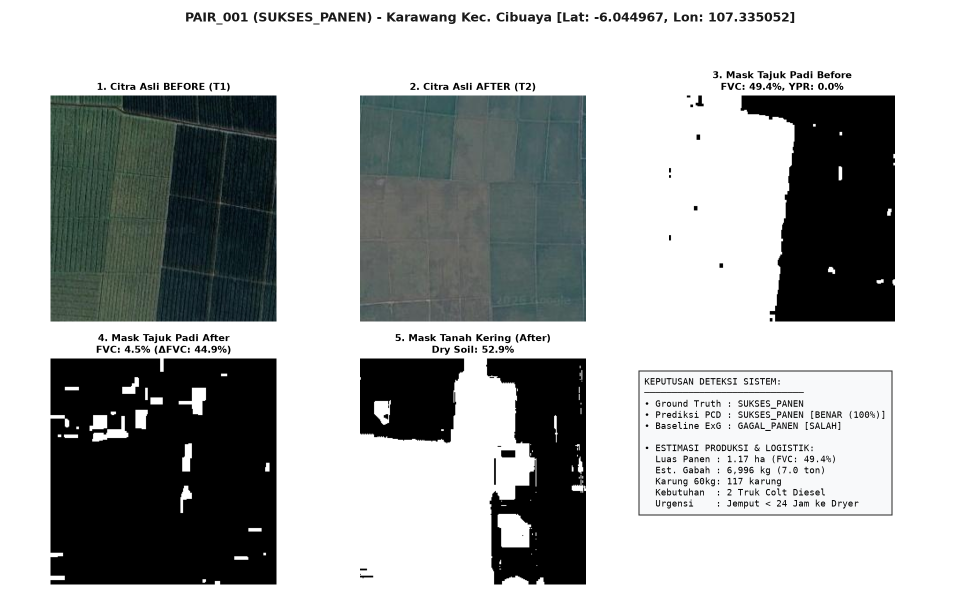
#> input picture results/detail_pemrosesan_50_pasang/PAIR_001_detail_pemrosesan.png, 1960 x 1190 px, given in place of PAIR_001_BEFORE.jpg, which was not available (shown at 1/2 size)
$ python generate_all_50_process_cards.py
#> lines starting #> are read from the running program, lines starting #| are printed output that depends on the picture; after the words box and inside, x2 and y2 are one past the last pixel; in counts of white or black regions, pixels touching at a corner belong together
#> (reads dataset/metadata.json from the repository)
#> in main, img_b is the input picture: shape (1190, 1960, 3); mean B, G, R 176, 176.5, 173.7
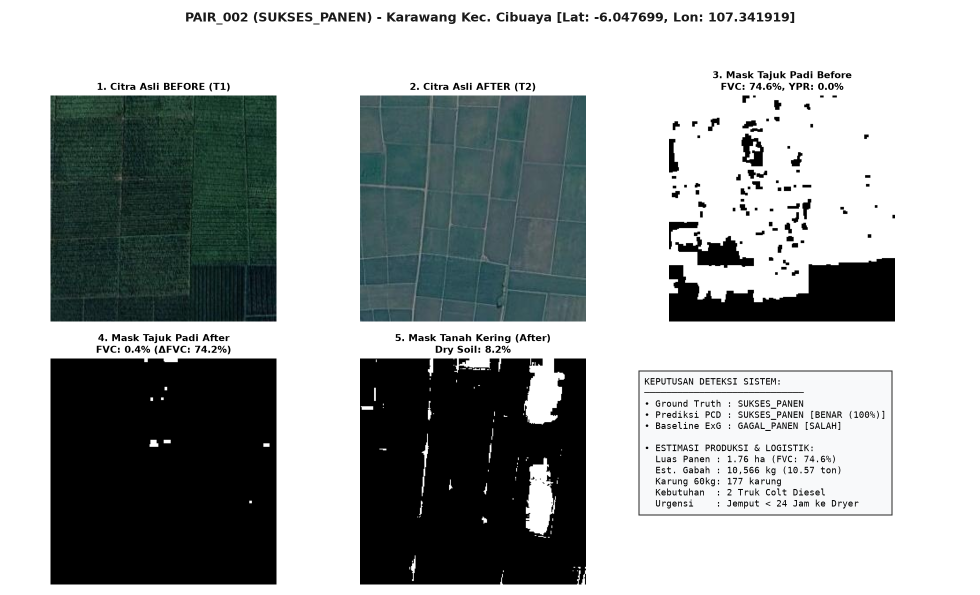
#> input picture results/detail_pemrosesan_50_pasang/PAIR_002_detail_pemrosesan.png, 1960 x 1190 px, given in place of PAIR_001_AFTER.jpg, which was not available (shown at 1/2 size)
#> in main, img_a is the input picture: shape (1190, 1960, 3); mean B, G, R 169.7, 170, 165.5
### src/pcd_pipeline.py
import cv2
import numpy as np
import math

class PCDPipeline:
    # Konstanta Standar Spasial Satelit Zoom 18 & Agronomi BPS Pantura Jabar
    PLOT_AREA_HA = 2.36  # Luas 1 tile satelit Zoom 18 (256x256 px * (0.6m)^2 = 23,593 m2 = 2.36 ha)
    BPS_PRODUCTIVITY_KG_HA = 6000.0  # Rata-rata produktivitas padi sawah irigasi Karawang-Indramayu: 6,0 ton/ha
    TRUCK_CAPACITY_KG = 6000.0  # Daya angkut truk Colt Diesel pedesaan: 6 ton (6.000 kg)
    SACK_CAPACITY_KG = 60.0  # Bobot rata-rata 1 karung gabah basah: 60 kg

    def __init__(self):
        # Morphological kernels
        self.kernel_3x3 = cv2.getStructuringElement(cv2.MORPH_RECT, (3, 3))
        self.clahe = cv2.createCLAHE(clipLimit=2.5, tileGridSize=(8, 8))

    def calculate_yield_and_logistics(self, fvc, ypr, pred_class):
        """
        Formula Konversi Deterministik PCD:
        Mengonversi Kepadatan Kanopi (FVC) menjadi Luas Panen Bersih,
        Estimasi Hasil Produksi Gabah (Kg/Ton), serta Alokasi Truk (< 24 Jam).
        """
        if pred_class == "SUKSES_PANEN":
            net_area_ha = round(float(fvc) * self.PLOT_AREA_HA, 3)
            yield_kg = int(round(net_area_ha * self.BPS_PRODUCTIVITY_KG_HA))
            yield_ton = round(yield_kg / 1000.0, 2)
            sacks_count = int(math.ceil(yield_kg / self.SACK_CAPACITY_KG))
            trucks_count = int(math.ceil(yield_kg / self.TRUCK_CAPACITY_KG))
            action_desc = f"SIAP JEMPUT: {trucks_count} Truk Colt Diesel ke Dryer (< 24 Jam)"
        else:
            net_area_ha = 0.0
            yield_kg = 0
            yield_ton = 0.0
            sacks_count = 0
            trucks_count = 0
            action_desc = "PUSO / BATALKAN TRUK: Terbitkan Tiket Klaim Asuransi AUTP"

        return {
            "net_area_ha": net_area_ha,
            "yield_kg": yield_kg,
            "yield_ton": yield_ton,
            "sacks_count": sacks_count,
            "trucks_count": trucks_count,
            "action_desc": action_desc
        }

    # ==========================================
    # METODE B: METODE USULAN KITA (PROPOSED)
    # (HSV + CLAHE pada Kanal V + Soil-Water Masking)
    # ==========================================
    # [11 lines left out: function preprocess_proposed, not called in this run]

    def create_soil_water_mask(self, hsv_norm, v_raw=None, s_raw=None):
        """
        Menyaring piksel untuk mengambil MURNI tajuk tanaman padi
        dan membuang lumpur basah, air banjir, serta silau air:
        1. Buang silau air: S < 35 dan V > 215
        2. Buang air keruh & lumpur basah gelap: V_raw <= 65
        3. Isolasi tanaman padi: Kuning Emas (H >= 18) hingga Hijau Segar (H <= 85)
           dengan saturasi pigmen cukup (S >= 35, V >= 45)
        4. Operasi Morfologi Opening (bersihkan noise) & Closing (tutup lubang daun)
        """
        h, s, v = cv2.split(hsv_norm)
        if v_raw is None:
            v_raw = v
        if s_raw is None:
            s_raw = s

        # Masking tanaman padi aktif (Kuning Emas sampai Hijau Segar, skala satelit Zoom 18)
        crop_mask = ((h >= 18) & (h <= 85) & (s >= 35) & (v >= 45)).astype(np.uint8) * 255
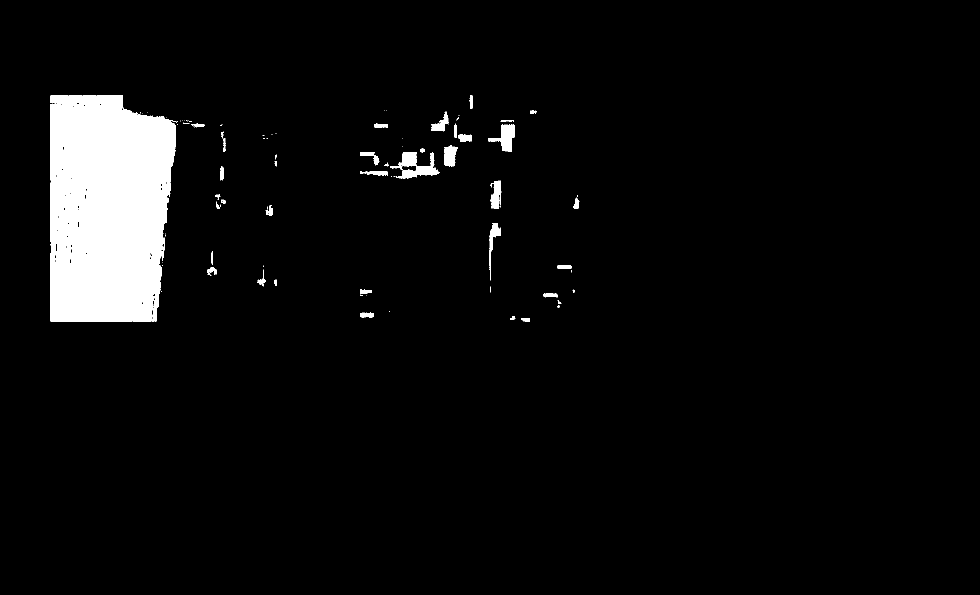
#> crop_mask: shape (1190, 1960) (shown at 1/2 size); 4.7% white; 104 white regions (63 under 20 px), largest, box (x1, y1, x2, y2) and area: (101, 191, 356, 643) 99705, (780, 304, 879, 358) 2244, (976, 248, 1030, 304) 1408

        # Masking genangan air / banjir masif (reflektansi fisik riil v_raw <= 65 atau silau air)
        water_mask = ((v_raw <= 65) | ((s_raw < 35) & (v_raw > 215))).astype(np.uint8) * 255
#> water_mask: shape (1190, 1960); 86.3% white; 3782 black regions (3597 under 20 px), largest, box (x1, y1, x2, y2) and area: (720, 191, 1172, 643) 204302, (101, 208, 367, 643) 89309, (101, 191, 250, 223) 2271

        # Masking tanah kering merekah / puso kekeringan (reflektansi fisik riil s_raw <= 45 & v_raw in [60, 220])
        dry_soil_mask = ((s_raw <= 45) & (v_raw >= 60) & (v_raw <= 220)).astype(np.uint8) * 255
#> dry_soil_mask: shape (1190, 1960); 6.1% white; 3745 white regions (3439 under 20 px), largest, box (x1, y1, x2, y2) and area: (720, 191, 1073, 643) 100919, (288, 304, 346, 643) 3973, (995, 502, 1062, 569) 3607

        # Rapikan crop mask dengan morfologi
        crop_mask = cv2.morphologyEx(crop_mask, cv2.MORPH_OPEN, self.kernel_3x3)
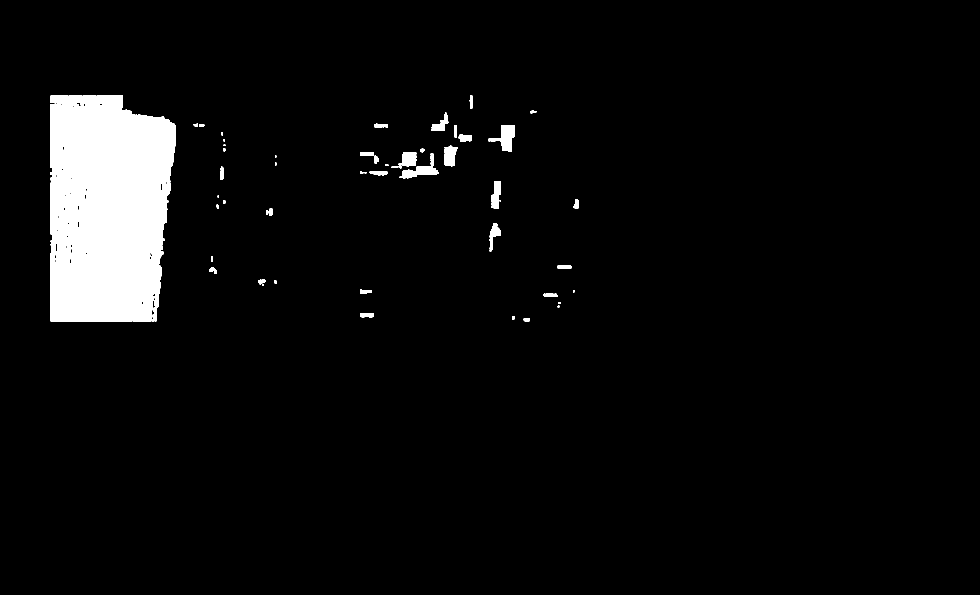
#> crop_mask: shape (1190, 1960) (shown at 1/2 size); 4.7% white; 51 white regions (11 under 20 px), largest, box (x1, y1, x2, y2) and area: (101, 191, 352, 643) 99348, (976, 250, 1030, 304) 1385, (799, 307, 878, 357) 1270
        crop_mask = cv2.morphologyEx(crop_mask, cv2.MORPH_CLOSE, self.kernel_3x3)
#> crop_mask: shape (1190, 1960); 4.7% white; 44 white regions (8 under 20 px), largest, box (x1, y1, x2, y2) and area: (101, 191, 352, 643) 100885, (976, 250, 1030, 304) 1396, (799, 307, 878, 357) 1277

        return crop_mask, water_mask, dry_soil_mask

    def extract_features_proposed(self, bgr_img):
        hsv_raw = cv2.cvtColor(bgr_img, cv2.COLOR_BGR2HSV)
        h_raw, s_raw, v_raw = cv2.split(hsv_raw)

        # CLAHE pada kanal V untuk normalisasi kontras tajuk tanaman terhadap bayangan
        v_clahe = self.clahe.apply(v_raw)
        hsv_norm = cv2.merge([h_raw, s_raw, v_clahe])

        crop_mask, water_mask, dry_soil_mask = self.create_soil_water_mask(hsv_norm, v_raw, s_raw)
        total_pixels = bgr_img.shape[0] * bgr_img.shape[1]

        # 1. FVC (Fractional Vegetation Cover)
        crop_pixel_count = np.count_nonzero(crop_mask)
#> crop_pixel_count = 110778
        fvc = crop_pixel_count / total_pixels
#> fvc = 0.0475

        # 2. YPR (Yellow Pixel Ratio - Persentase padi menguning matang: Hue 18-38)
        h, s, v = cv2.split(hsv_norm)
        if crop_pixel_count > 0:
            yellow_pixels = np.count_nonzero((crop_mask > 0) & (h >= 18) & (h <= 38))
#> yellow_pixels = 0
            ypr = yellow_pixels / crop_pixel_count
#> ypr = 0
            mean_hue = np.mean(h[crop_mask > 0])
#> mean_hue = 67.11
        else:
            ypr = 0.0
            mean_hue = 0.0

        # 3. Water & Dry Soil Ratio
        water_ratio = np.count_nonzero(water_mask) / total_pixels
#> water_ratio = 0.863
        dry_soil_ratio = np.count_nonzero(dry_soil_mask) / total_pixels
#> dry_soil_ratio = 0.0608

        # 4. TGI (Triangular Greenness Index)
        b, g, r = cv2.split(bgr_img.astype(np.float32))
        tgi = g - 0.39 * r - 0.61 * b
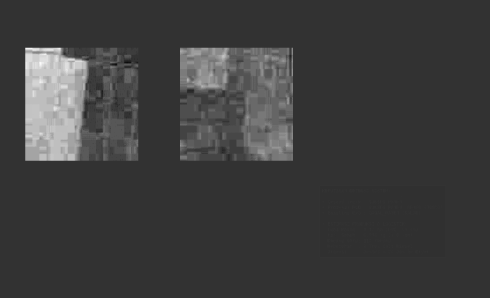
#> tgi: shape (1190, 1960) float32 (shown at 1/4 size); min -6.2, max 25.29, mean 1.4; drawn with min black and max white
        mean_tgi = np.mean(tgi[crop_mask > 0]) if crop_pixel_count > 0 else 0.0
#> mean_tgi = 16.18

        return {
            "fvc": fvc,
            "ypr": ypr,
            "mean_hue": mean_hue,
            "water_ratio": water_ratio,
            "dry_soil_ratio": dry_soil_ratio,
            "mean_tgi": mean_tgi,
            "crop_mask": crop_mask,
            "water_mask": water_mask,
            "dry_soil_mask": dry_soil_mask
        }

    def predict_proposed(self, bgr_before, bgr_after):
        """
        Klasifikasi menggunakan Pohon Keputusan PCD Murni:
        - Membandingkan selisih temporal (Before vs After)
        """
        feat_before = self.extract_features_proposed(bgr_before)
#> feat_before = 9 items
        feat_after = self.extract_features_proposed(bgr_after)
#> in extract_features_proposed (call 2), `h_raw, s_raw, v_raw = cv2.split(hsv_raw)`:
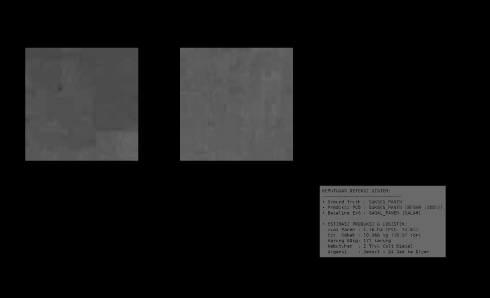
#> h_raw: shape (1190, 1960) (shown at 1/4 size); min 0, max 120, mean 21.4
#> in create_soil_water_mask (call 2), `water_mask = ((v_raw <= 65) | ((s_raw < 35) & (v_raw > 215))).astype(n..`:
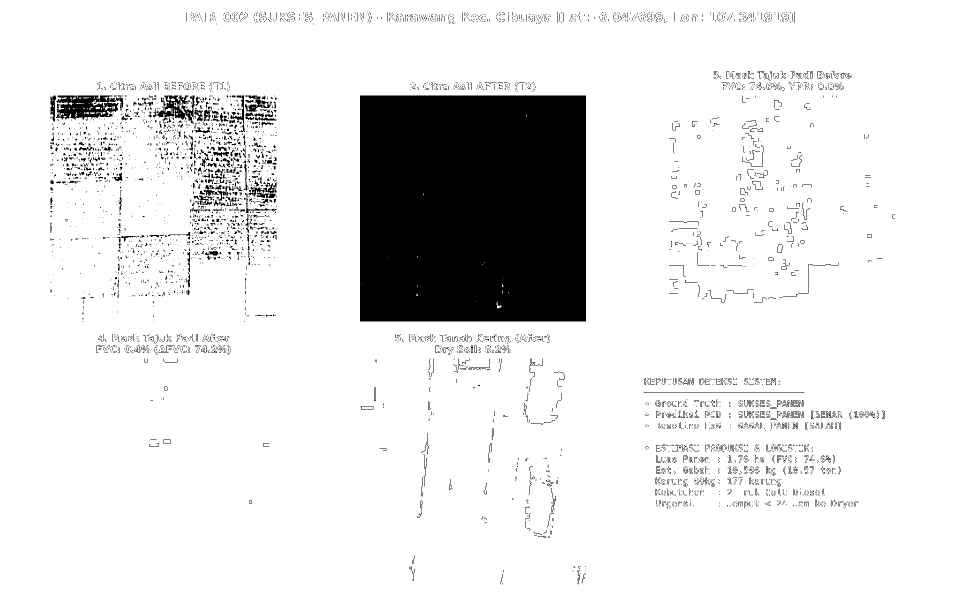
#> water_mask: shape (1190, 1960) (shown at 1/2 size); 89.2% white; 5259 black regions (4846 under 20 px), largest, box (x1, y1, x2, y2) and area: (720, 191, 1172, 643) 204193, (112, 191, 247, 241) 4296, (313, 191, 373, 246) 1334
#> (the rest of the program and of its run is left out)
